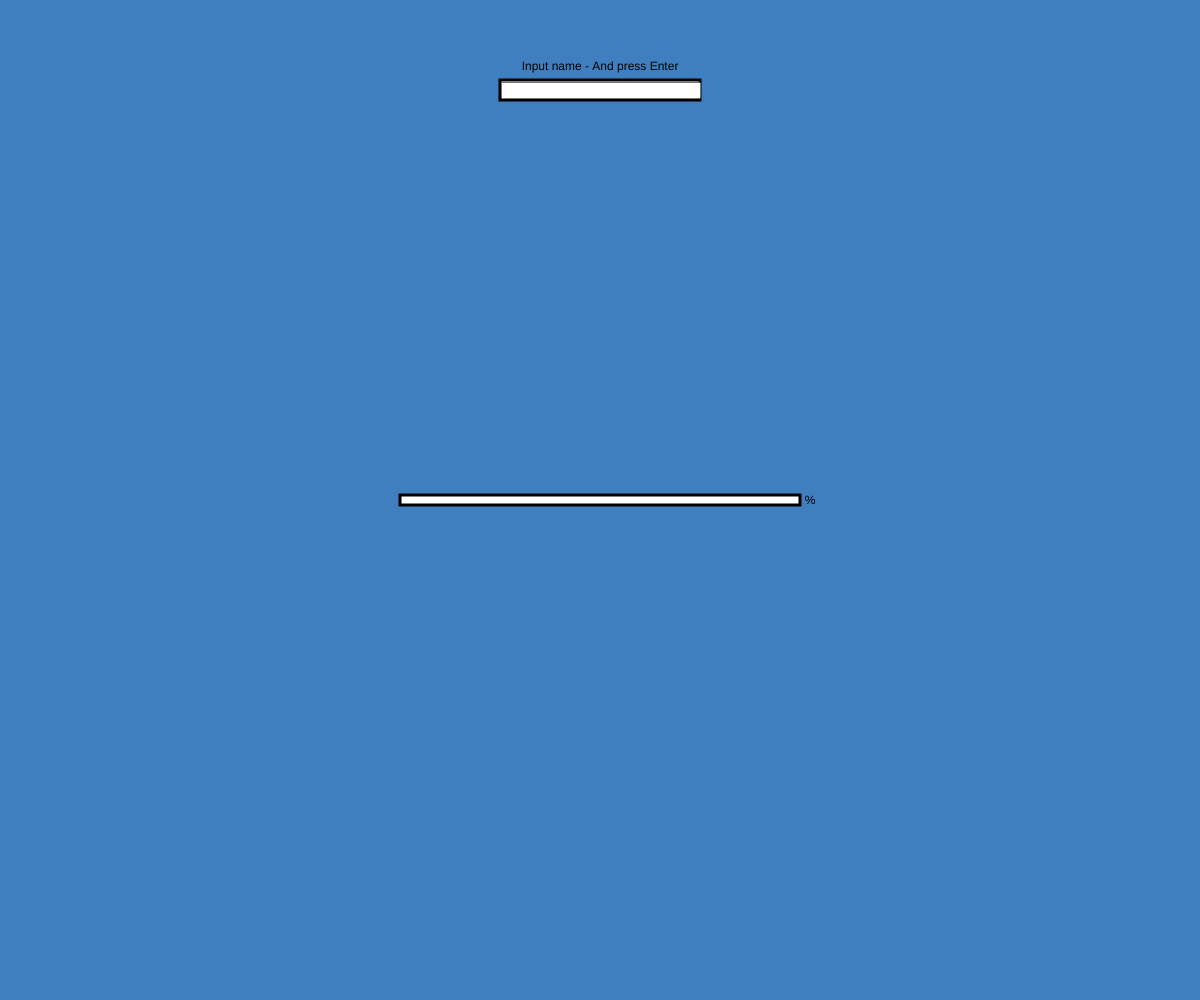
Frame 1 (no input)
Frame 60 (no input): identical to frame 1, image omitted
Frame 120 (the mouse pressed at the canvas centre since frame 60): identical to frame 1, image omitted

The p5.js sketch that drew this single still picture (run headless with seeded random() and noise() and a simulated clock; from frame 60 on, the mouse is pressed at the canvas centre):

// p5.js sketch
// ── sketch.js
//Name: "What you really are"
//made by Ester Marie Aagaard
//17/02/2018 mini exercise 2

//Variables
var input;
var p;
var words;
var word;
var tx, ty;



function setup() {
	createCanvas(windowWidth, windowHeight);
	background(63,127,191);
	textAlign(CENTER);
	text("Input name - And press Enter",windowWidth/2,70);

	//textbox
	strokeWeight(3);
	rectMode(CENTER);
	rect(windowWidth/2,90,200,20);


	input= createInput(); //
	input.size(192,11);
	input.position(windowWidth/2-99,82);

	//loadingbar
	rectMode(CENTER);
	rect(windowWidth/2,windowHeight/2,400,10);
	textAlign(CENTER);
	strokeWeight(6);
	text("%",windowWidth/2+210,windowHeight/2+4);
	p = 0;

	//results
	words = ['red', 'blue', 'dangerous', 'expensive',
	 'false', 'true', 'cool', 'lovely', 'wearing your best outfit',
	  'a coding pirate', 'into learning about software',
		 'feminist', 'socialist', 'against waste of plastic',
		  'trying to save the rainforest', 'careless', 'oblivious',
			 'careful', 'happy', 'sad', 'eating a pizza tonight',
			  'using cybermind whenever in doubt'];

}

function draw() {

	EnterPressed();

}



/*Enter function to create a result
when the user enters his/her name*/
function EnterPressed(){

	if(keyCode === ENTER){
			if(p == 0) {
				p = random(0,400);
				rectMode(CORNER);
				noStroke();
				fill(0,255,0);
				rect(windowWidth/2-198.5,windowHeight/2-10,p,7);

				var name = input.value();
				strokeWeight(0);
				fill(0);
				p=p/4;
				p=nf(p,2,1);
				word= random(words);
				textSize(30);
				text('Hello ' +name+ ' - you are: '+p+'% '+word,
				windowWidth/2,windowHeight/2+100);
			}
	}

}

function mousePressed(){
	console.log(mouseX,mouseY);
}
